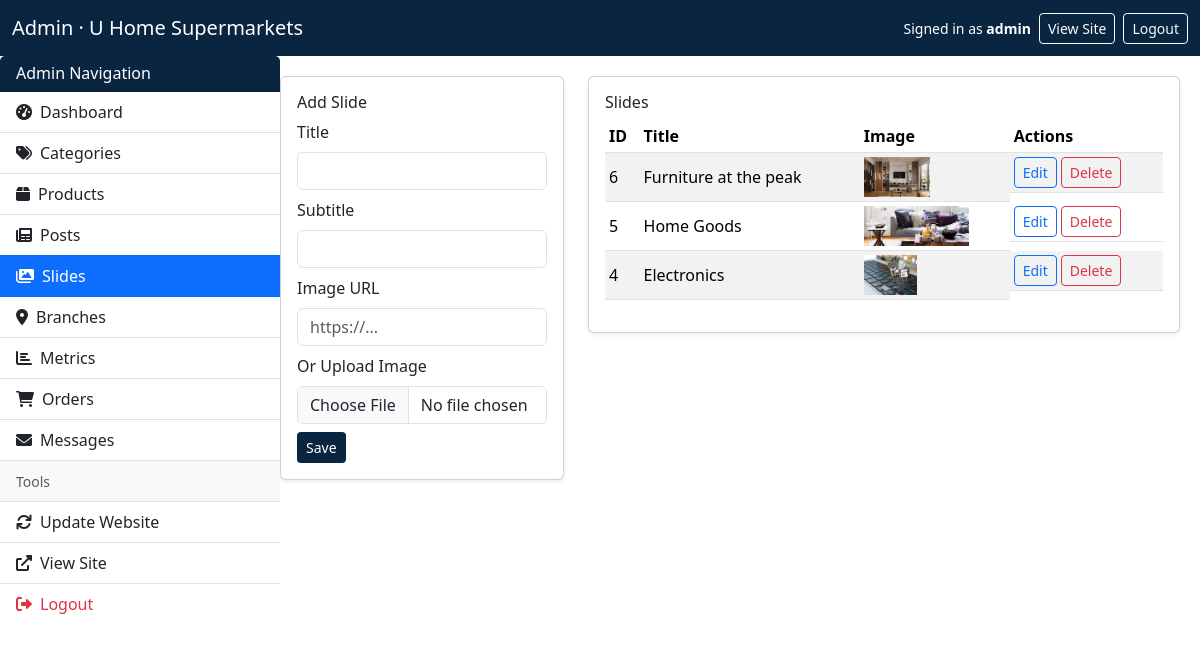
The app's page /finalweb/admin/slides.php (signed in) with its own data.
### tables this page shows
CREATE TABLE IF NOT EXISTS `slides` (
  `id` int NOT NULL AUTO_INCREMENT,
  `title` varchar(150) NOT NULL,
  `subtitle` varchar(255) NOT NULL,
  `image_url` varchar(255) NOT NULL,
  `video_url` varchar(255) DEFAULT NULL,
  PRIMARY KEY (`id`)
);

### finalweb/admin/slides.php (the view, shortened to what this page needs)
<?php
require_once __DIR__.'/../includes/db.php';
$slides=$pdo->query('SELECT * FROM slides ORDER BY id DESC LIMIT 50')->fetchAll();
require_once __DIR__.'/admin_header.php';
?>
<?php require_once __DIR__.'/admin_sidebar.php'; ?>
    <div class="row g-4">
      <div class="col-lg-4">
        <div class="card shadow-sm"><div class="card-body">
        <h6 class="card-title">Add Slide</h6>
        <form method="post" enctype="multipart/form-data">
          <div class="mb-2"><label class="form-label">Title</label><input name="title" class="form-control" required></div>
          <div class="mb-2"><label class="form-label">Subtitle</label><input name="subtitle" class="form-control" required></div>
          <div class="mb-2"><label class="form-label">Image URL</label><input name="image_url" class="form-control" placeholder="https://..."></div>
          <div class="mb-2"><label class="form-label">Or Upload Image</label><input type="file" name="image_file" accept="image/*" class="form-control"></div>
          <button class="btn btn-navy btn-sm">Save</button>
        </form>
      </div></div>
    </div>
    <div class="col-lg-8">
      <div class="card shadow-sm"><div class="card-body">
        <h6 class="card-title">Slides</h6>
        <div class="table-responsive">
          <table class="table table-sm table-striped align-middle">
            <thead><tr><th>ID</th><th>Title</th><th>Image</th><th>Actions</th></tr></thead>
            <tbody>
              <?php foreach($slides as $s): ?>
              <tr>
                <td><?php echo $s['id']; ?></td>
                <td><?php echo htmlspecialchars($s['title']); ?></td>
                <td><img src="<?php echo htmlspecialchars($s['image_url']); ?>" style="height:40px"></td>
                <td class="d-flex gap-1">
                  <a class="btn btn-outline-primary btn-sm" href="edit_slide.php?id=<?php echo $s['id']; ?>">Edit</a>
                  <form method="post" onsubmit="return confirm('Delete slide?');" class="d-inline">
                    <button class="btn btn-outline-danger btn-sm">Delete</button>
                  </form>
                </td>
              </tr>
              <?php endforeach; ?>
            </tbody>
          </table>
        </div>
      </div></div>
    </div>
<?php require_once __DIR__.'/admin_sidebar_footer.php'; ?>
</body>
</html>

### finalweb/admin/admin_header.php (style rules this page uses)
:root { --navy:#0a2540 }
.btn-navy { background:var(--navy);color:#fff }
html, body { height: 100%; margin: 0; padding: 0; overflow: hidden; }

### records on screen
slides: id "6", title "Furniture at the peak", image_url (picture)
slides: id "5", title "Home Goods", image_url (picture)
slides: id "4", title "Electronics", image_url (picture)

### other values on screen
SITE_NAME "U Home Supermarkets"
$_SESSION['user_name'] "admin"
